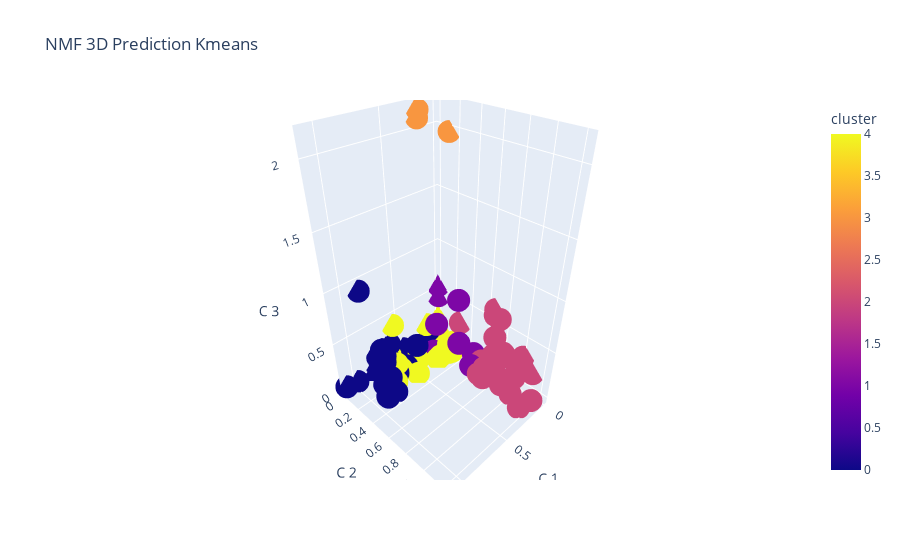

This figure's notebook cell:
### Code cell
plot3d(W_df_kmeans3,title='NMF 3D Prediction Kmeans', clus_lab = 'cluster' )
